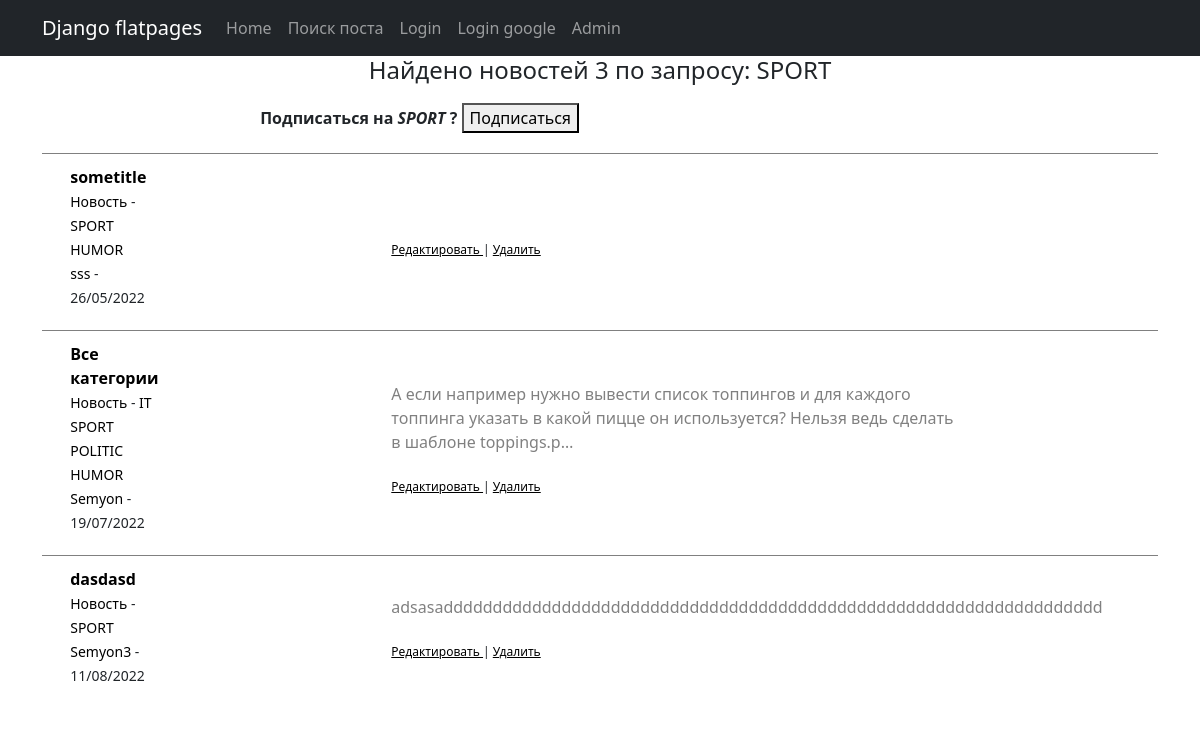
The page /news/category/2 on the database as committed earlier.
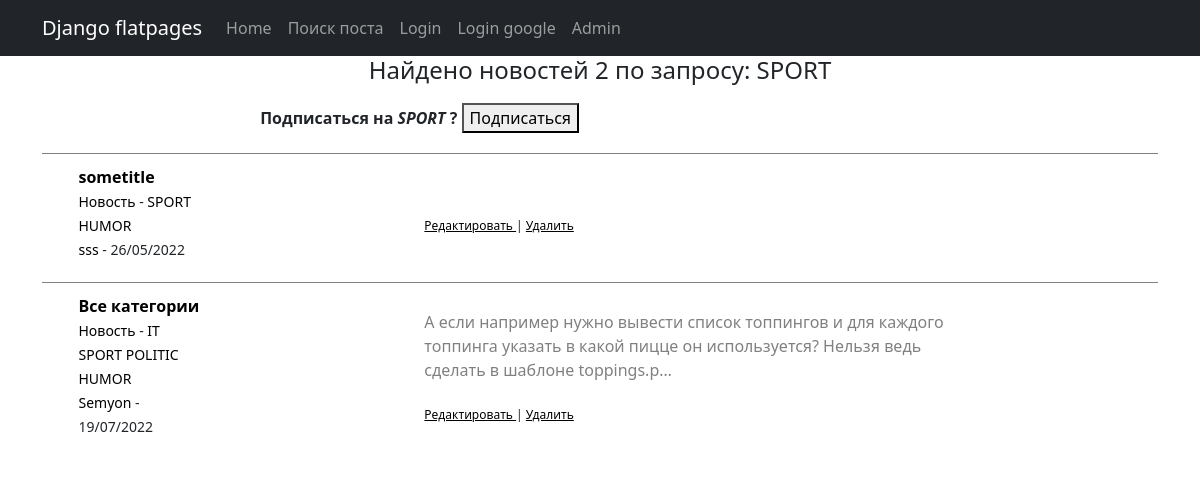
The same page on the database as committed later.
### news/models.py (models this page shows, shortened)
class Post(models.Model):
    author = models.ForeignKey(Author, on_delete=models.CASCADE)
    NEWS = 'NW'
    ARTICLE = 'AR'
    CAT_CHOICES = (
        (NEWS, 'Новость'),
        (ARTICLE, 'Статья'),
    )
    type = models.CharField(max_length=2, choices=CAT_CHOICES, default=ARTICLE)
    date = models.DateTimeField(auto_now_add=True)
    category = models.ManyToManyField(Category, through='PostCategory')
    text = models.TextField(default='')
    title = models.CharField(max_length=255)
    rating = models.SmallIntegerField(default=0)

class Category(models.Model):
    name = models.CharField(max_length=255, unique=True)
    subscribers = models.ManyToManyField(User, through='CatSub', blank=True)
    def __str__(self):
        return f'{self.name}'

class Author(models.Model):
    username = models.OneToOneField(User, on_delete=models.CASCADE)
    rating = models.SmallIntegerField(default=0)

### news/views.py (the view)
# urls.py: path('category/<int:pk>', PostCategory.as_view(), name='post_category'),
class PostCategory(ListView):
    model = Post
    ordering = ['-date']
    template_name = 'subcat/filtered.html'
    context_object_name = 'news'
    paginate_by = 6
    def get_queryset(self):
        self.id = resolve(self.request.path_info).kwargs['pk']
        queryset = Post.objects.filter(category=Category.objects.get(id=self.id))
        return queryset
    def get_context_data(self, **kwargs):
        context = super().get_context_data(**kwargs)
        context['filter'] = PostFilter(
            self.request.GET, queryset=self.get_queryset())
        context['name'] = Category.objects.get(id=self.id)
        return context

### news/templatetags/custom_filters.py (called while the page is built)
@register.filter(name='censor') # регистрируем наш фильтр под именем Censor, чтоб django понимал, что это именно фильтр, а не простая функция
def Censor(value): # первый аргумент здесь это то значение, к которому надо применить фильтр, второй аргумент — это аргумент фильтра, т. е. примерно следующее будет в шаблоне value|Censor
    STRONG_WORDS = ["php", "редиска"]
    if not isinstance(value, str):
        raise ValueError('Нельзя цензурировать не строку')
    for word in STRONG_WORDS:
        value = value.replace(word[1:], '*' * (len(word)-1))
    return value

### templates/subcat/filtered.html (shortened to what this page needs)
{% extends 'flatpages/default.html' %}
{% load custom_tags %}
{% load custom_filters %}
{% block content %}
<h4>
    Найдено новостей {{filter.qs|length}} по запросу:
    <span> {{ name }} </span>
</h4>
{% if name.id %}
<div class="new2">
  <strong>
    Подписаться на
    <em> {{ name }} </em>?
  </strong>
  <a href="{% url 'subscr_category' name.id %}">
    <button>
      Подписаться
    </button>
  </a>
</div>
{% endif %}
<table>
    {% for new in news %}
    <tr>
        <td class="top">
            <div class="news">
                <strong class="str">
                    <a href="{% url 'new' new.id %}"> {{ new.title|censor }} </a>
                </strong>
                <div class="str">
                    <small>
                        <a href="#"> {{ new.get_type_display }} </a> -
                        {% for category in new.category.all %}
                            <a href="{% url 'post_category' category.id %}"> {{ category }} </a>
                        {% endfor %}
                    </small>
                </div>
                <div class="str">
                    <small>
                        <a href="#"> {{ new.author.username }} </a> - {{ new.date|date:'d/m/Y' }}
                    </small>
                </div>
            </div>
        </td>
        <td class="top">
            <div class="news">
                <div class="grey">
                    {{ new.text|truncatechars:150 }}
                </div>
                <p>
                <div class="str">
                <sub>
                    {% if new.type == 'NEWS' %}
                        <a href="{% url 'new_update' new.id %}"><u> Редактировать </u></a>
                        |
                        <a href="{% url 'new_delete' new.id %}"><u> Удалить </u></a>
                    {% else %}
                        <a href="{% url 'article_update' new.id %}"><u> Редактировать </u></a>
                        |
                        <a href="{% url 'article_delete' new.id %}"><u> Удалить </u></a>
                    {% endif %}
                </sub>
                </div>
            </div>
        </td>
    </tr>
    {% endfor %}
</table>
{% endblock content %}

Rows that differ between the two databases and show on the page:
no longer on this page (row edited): Post: title|censor "dasdasd", type "Новость", author.username "Semyon3", date "11/08/2022", text "adsasaddddddddddddddddddddddddddddddddddddddddddddddddddddddddddddddddddd", shows "Редактировать", Category (name "SPORT")
Other text that changed with them:
{{ filter.qs|length }}: "3" → "2"
